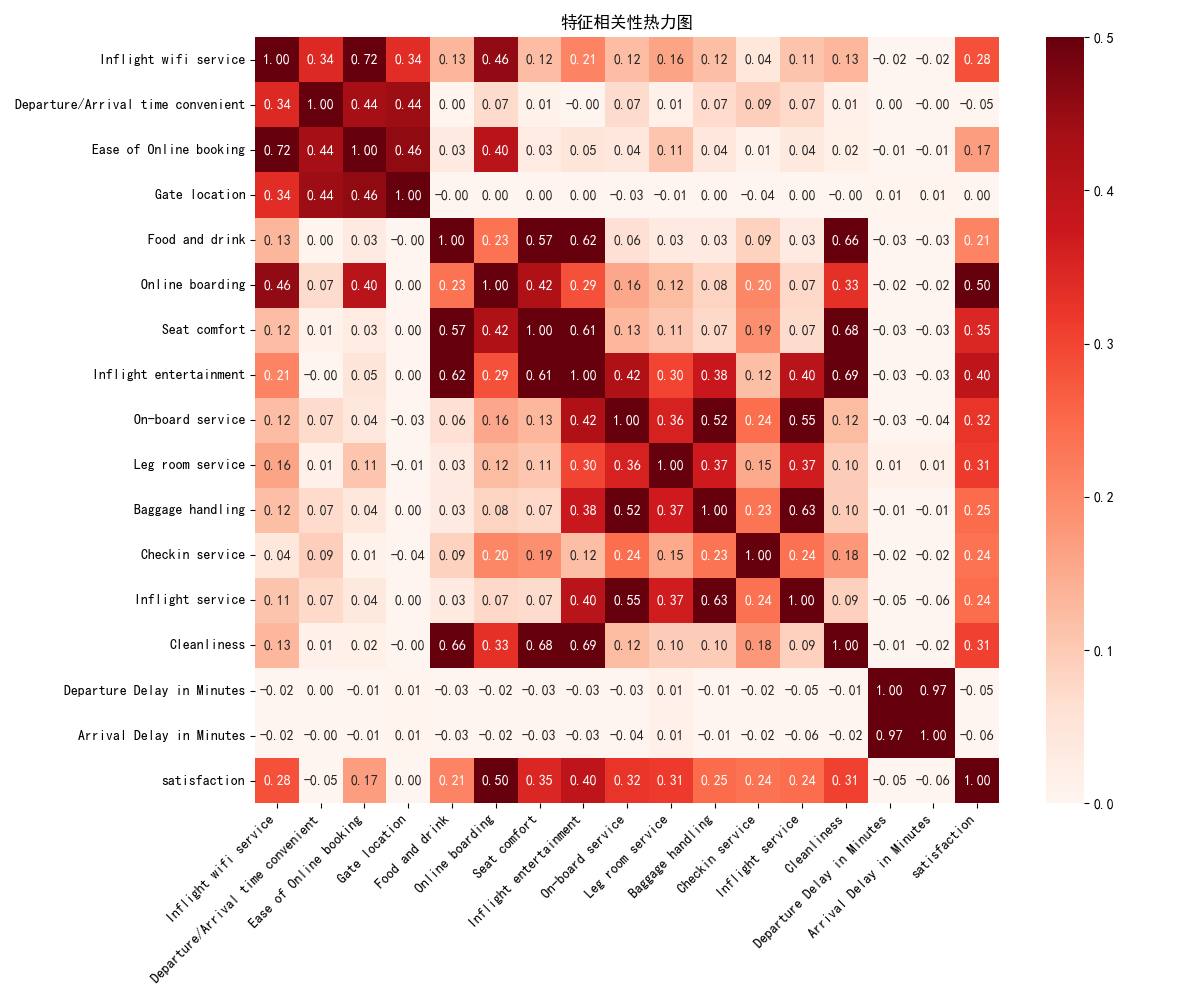

Write Python code to recreate this figure.
import pandas as pd
import seaborn as sns
import matplotlib.pyplot as plt
import os

# 获取脚本所在的目录
script_dir = os.path.dirname(os.path.abspath(__file__))
# 切换到脚本所在目录
os.chdir(script_dir)

plt.rcParams['font.sans-serif']=['SimHei']
plt.rcParams['axes.unicode_minus']=False

train_df=pd.read_csv("train.csv")

train_df = train_df.iloc[:, 8:]#删除前8列，只保留需要讨论的属性列
# 将 satisfaction 列转换为二值形式：satisfied=1，其他=0
train_df['satisfaction'] = (train_df['satisfaction'] == 'satisfied').astype(int)
correlation_matrix = train_df.corr()# 计算相关性矩阵
# 创建热力图,设定大小为 12x10 英寸
plt.figure(figsize=(12, 10))
sns.heatmap(correlation_matrix, 
            annot=True,         # 在每个方格中显示数字
            cmap='Reds',        # 使用红色渐变色调
            vmin=0.0,           # 设置色图的最小值为 0.0
            vmax=0.5,           # 设置色图的最大值为 0.5
            center=0.25,        # 设置色图的中心值为 0.25
            fmt='.2f')          # 设置显示的小数精度为 2 位
plt.title('特征相关性热力图')# 设置图表的标题
plt.xticks(rotation=45, ha='right')# 设置 x 轴的刻度标签旋转 45 度并将其对齐到右侧
plt.yticks(rotation=0)# 设置 y 轴的刻度标签旋转 0 度（保持水平）
plt.tight_layout()# 自动调整布局，防止标签和标题重叠
plt.show()# 显示图表

print("\n与satisfaction最相关的特征（按相关性绝对值排序）：")
# 计算与 "satisfaction" 特征的相关性，并按相关性的绝对值进行排序
correlations_with_satisfaction = correlation_matrix['satisfaction'].sort_values(key=abs, ascending=False)
print(correlations_with_satisfaction)
